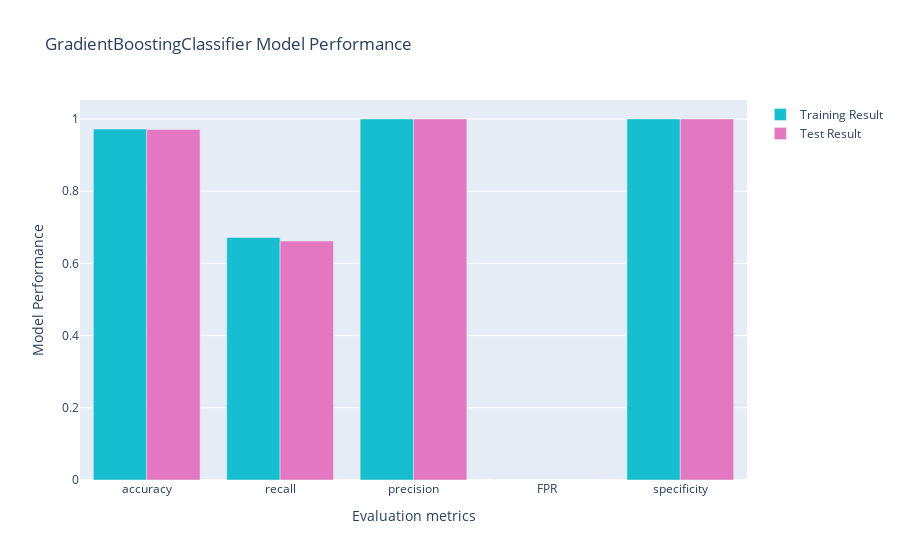

Notebook source saved alongside this figure:
### Code cell
import plotly.graph_objects as go
# Plotting
metrics = list(xgb_result_train.keys())
values_train = list(gb_result_train.values())
values_test = list(gb_result_test.values())

fig = go.Figure()
fig.add_trace(go.Bar(x=metrics, y=values_train,marker_color='#17becf', name='Training Result'))
fig.add_trace(go.Bar(x=metrics, y=values_test,marker_color='#e377c2', name='Test Result'))

fig.update_layout(
    title=' GradientBoostingClassifier Model Performance',
    xaxis_title='Evaluation metrics',
    yaxis_title='Model Performance',
    barmode='group'
)

fig.show()

### Figure 1 — Plotly figure (JSON) as saved in the notebook; plotly's stock layout.template omitted (floating-point values rounded to 4 significant figures)
{"data": [{"marker": {"color": "#17becf"}, "name": "Training Result", "type": "bar", "x": ["accuracy", "recall", "precision", "FPR", "specificity"], "y": [0.972, 0.672, 1, 0, 1]}, {"marker": {"color": "#e377c2"}, "name": "Test Result", "type": "bar", "x": ["accuracy", "recall", "precision", "FPR", "specificity"], "y": [0.971, 0.662, 1, 0, 1]}], "layout": {"barmode": "group", "title": {"text": " GradientBoostingClassifier Model Performance"}, "xaxis": {"title": {"text": "Evaluation metrics"}}, "yaxis": {"title": {"text": "Model Performance"}}}}
